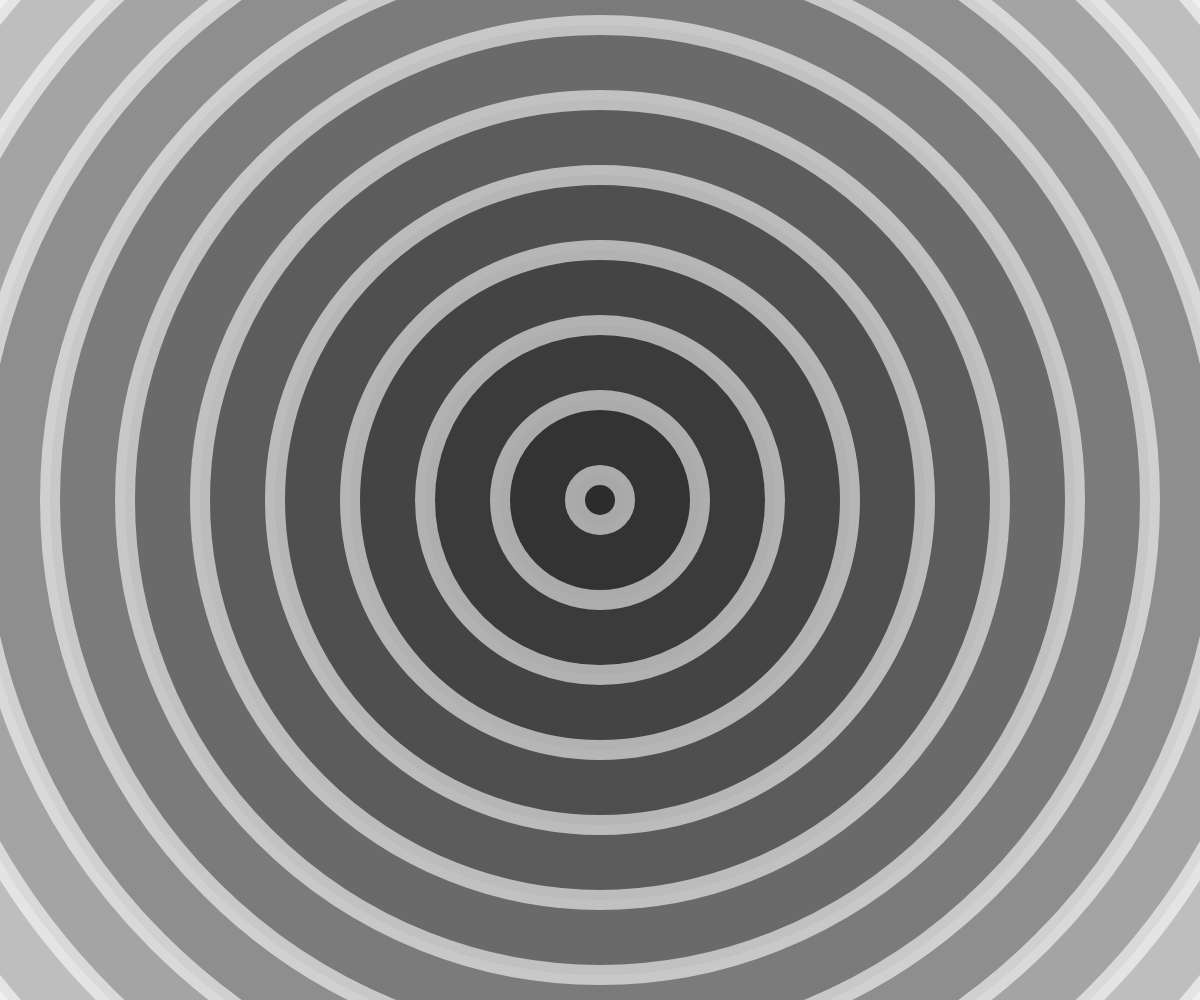
Frame 1 (no input)
Frame 60 (no input): identical to frame 1, image omitted
Frame 120 (the mouse pressed at the canvas centre since frame 60): identical to frame 1, image omitted

The p5.js sketch that drew this single still picture (run headless with seeded random() and noise() and a simulated clock; from frame 60 on, the mouse is pressed at the canvas centre):

// p5.js sketch
// ── sketch.js
function setup() {
    createCanvas(windowWidth, windowHeight);
  }


  function subtractFifty(x) { //used for reducing the diameter of circle by 150
    return x-150
  }

  function draw() { //loops infinitely 
    background("white"); //(R, G, B) // 255 max value

    //starting circle diameter
    x = 1700;

    //The line around the circles
    strokeWeight(20);
    stroke(255,255,255,150);

    //the color of the inside of circle
    fill(0,0,0, 35);

    //drawing
    circle(windowWidth/2, windowHeight/2,x);

    x = subtractFifty(x);

    circle(windowWidth/2, windowHeight/2,x);

    x = subtractFifty(x);

    circle(windowWidth/2, windowHeight/2,x);

    x = subtractFifty(x);

    circle(windowWidth/2, windowHeight/2,x);

    x = subtractFifty(x);

    circle(windowWidth/2, windowHeight/2,x);

    x = subtractFifty(x);

    circle(windowWidth/2, windowHeight/2,x);

    x = subtractFifty(x);

    circle(windowWidth/2, windowHeight/2,x);

    x = subtractFifty(x);

    circle(windowWidth/2, windowHeight/2,x);

    x = subtractFifty(x);

    circle(windowWidth/2, windowHeight/2,x);

    x = subtractFifty(x);

    circle(windowWidth/2, windowHeight/2,x);

    x = subtractFifty(x);

    circle(windowWidth/2, windowHeight/2,x);

    x = subtractFifty(x);

    circle(windowWidth/2, windowHeight/2,x);

    x = subtractFifty(x);

  }
